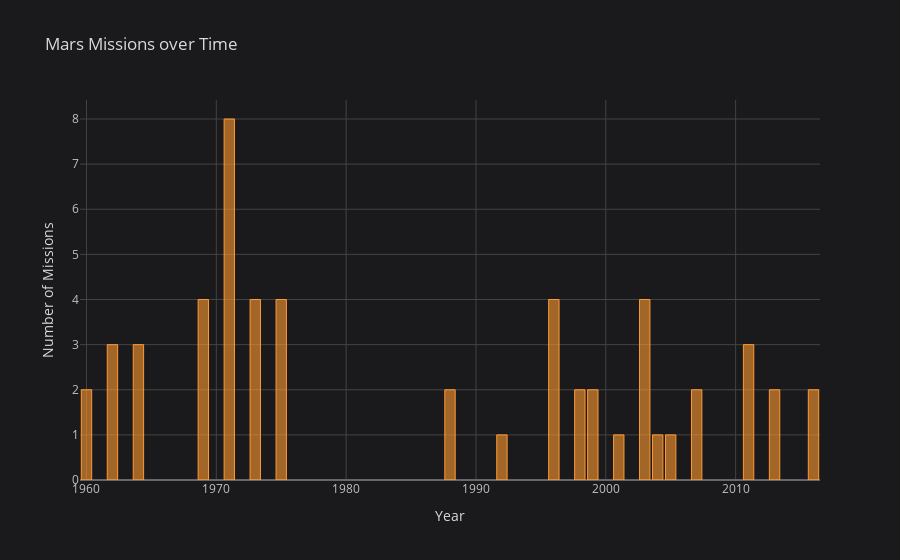

Here is the notebook cell this chart was saved with:
### Markdown cell above
Then we can create a new column called `Year` from the `Launch Date` column, and graph the number of missions over time.

### Code cell
df['Year'] = df['Launch Date'].str.split(' ', expand=True)[2]
import cufflinks as cf
cf.go_offline()
df.groupby(by='Year')['Year'].count().iplot(kind='bar', yTitle='Number of Missions', xTitle='Year', title='Mars Missions over Time')

### Figure 1 — Plotly figure (JSON) as saved in the notebook; plotly's stock layout.template omitted (floating-point values rounded to 4 significant figures)
{"data": [{"marker": {"color": "rgba(255, 153, 51, 0.6)", "line": {"color": "rgba(255, 153, 51, 1.0)", "width": 1}}, "name": "Year", "orientation": "v", "text": "", "type": "bar", "x": ["1960", "1962", "1964", "1969", "1971", "1973", "1975", "1988", "1992", "1996", "1998", "1999", "2001", "2003", "2004", "2005", "2007", "2011", "2013", "2016", "2018[20][21]", "2018[20][21][22]", "2020[23]", "2020[24]", "2020[25]", "2020[27]"], "y": [2, 3, 3, 4, 8, 4, 4, 2, 1, 4, 2, 2, 1, 4, 1, 1, 2, 3, 2, 2, 1, 1, 1, 2, 1, 1]}], "layout": {"legend": {"bgcolor": "#1A1A1C", "font": {"color": "#D9D9D9"}}, "paper_bgcolor": "#1A1A1C", "plot_bgcolor": "#1A1A1C", "title": {"font": {"color": "#D9D9D9"}, "text": "Mars Missions over Time"}, "xaxis": {"gridcolor": "#434343", "showgrid": true, "tickfont": {"color": "#C2C2C2"}, "title": {"font": {"color": "#D9D9D9"}, "text": "Year"}, "zerolinecolor": "#666570"}, "yaxis": {"gridcolor": "#434343", "showgrid": true, "tickfont": {"color": "#C2C2C2"}, "title": {"font": {"color": "#D9D9D9"}, "text": "Number of Missions"}, "zerolinecolor": "#666570"}}}
